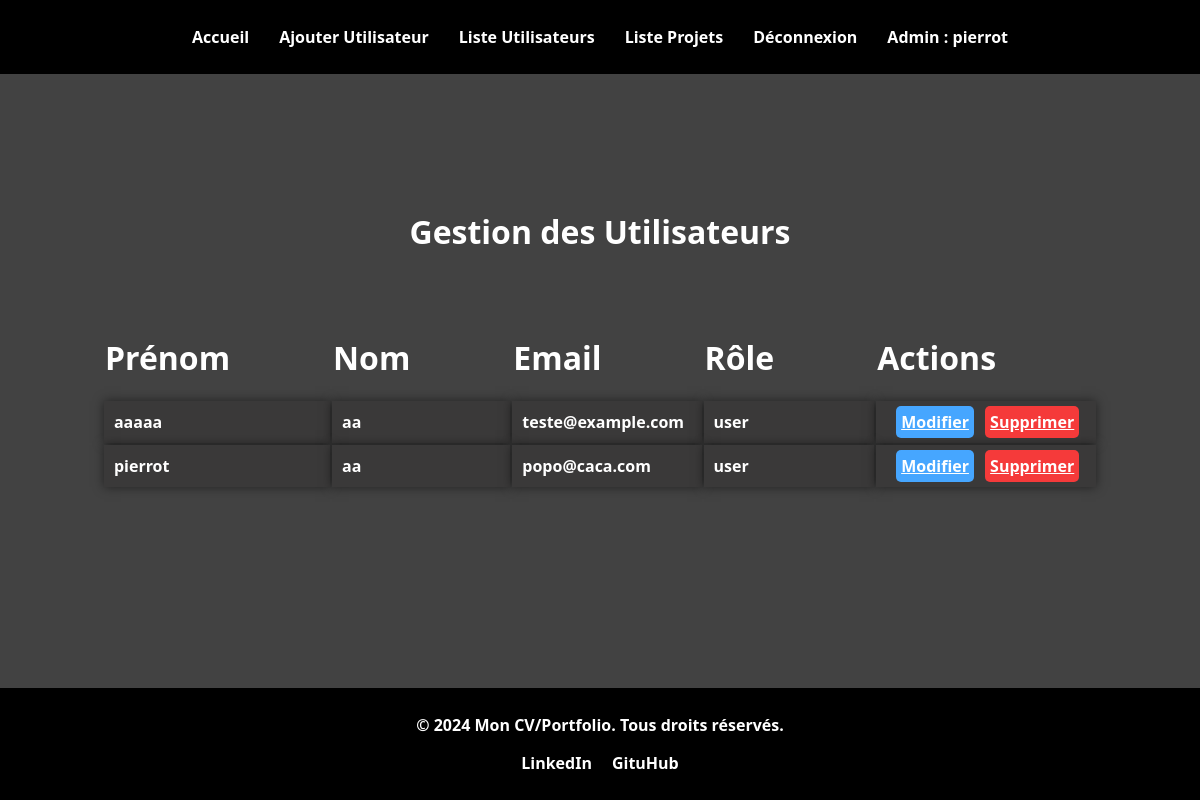
The page /admin/user_management.php (signed in) on the database its author committed.
### tables this page shows
CREATE TABLE `users` (
  `id` int(11) NOT NULL,
  `email` varchar(255) NOT NULL,
  `password` varchar(255) NOT NULL,
  `role` varchar(50) NOT NULL,
  `first_name` varchar(255) NOT NULL,
  `last_name` varchar(255) NOT NULL
);

### admin/user_management.php (the view, shortened to what this page needs)
<?php
include('../includes/db.php');
$user_id = $_SESSION['user_id'];
$query = "SELECT * FROM users WHERE id != $user_id";
$result = mysqli_query($conn, $query);
?>
<?php include('includes/admin_header.php'); ?>
<h2 class="h2-admin">Gestion des Utilisateurs</h2>
<table>
    <tr>
        <th>Prénom</th>
        <th>Nom</th>
        <th>Email</th>
        <th>Rôle</th>
        <th>Actions</th>
    </tr>
    <tbody>
    <?php
    if (mysqli_num_rows($result) > 0) {
        while ($user = mysqli_fetch_assoc($result)) {
            echo "<tr>
                    <td>{$user['first_name']}</td>
                    <td>{$user['last_name']}</td>
                    <td>{$user['email']}</td>
                    <td>{$user['role']}</td>
                    <td>
                        <a class='edit-button-admin' href='edit_user.php?id={$user['id']}'>Modifier</a>
                        <a class='delete-button-admin' href='delete_user.php?id={$user['id']}' onclick='return confirm(\"Êtes-vous sûr ?\");'>Supprimer</a>
                    </td>
                  </tr>";
        }
    } else {
        echo "<tr><td colspan='5'>Aucun utilisateur trouvé.</td></tr>";
    }
    ?>
    </tbody>
</table>
<?php include('../includes/footer.php'); ?>

### assets/css/home.css (style rules this page uses)
html, body { height: 100%; margin: 0; }
p, a, h1, h2, li { font-weight: bold; font-family: 'Segoe UI', Tahoma, Geneva, Verdana, sans-serif; color: #ffffff; }

### assets/css/admin.css (style rules this page uses)
.h2-admin { margin-top: -150px; margin-bottom: 80px; font-size: 200%; }
th { color: white; font-family: 'Segoe UI', Tahoma, Geneva, Verdana, sans-serif; font-weight: bold; font-size: 200%; padding-right: 100px; padding-bottom: 20px; }
td { color: white; font-family: 'Segoe UI', Tahoma, Geneva, Verdana, sans-serif; font-weight: bold; background-color: #3a3939; padding: 10px; box-shadow: 0 0 10px rgba(0, 0, 0, 0.5); }
.edit-button-admin { background-color: #46a6ff; color: white; font-weight: bold; font-size: 100%; padding: 5px; margin-left: 10px; border-radius: 5px; cursor: pointer; }
.delete-button-admin { background-color: #f53a3a; color: white; font-weight: bold; font-size: 100%; padding: 5px; margin-left: 7px; border-radius: 5px; cursor: pointer; }

### rows shown on the page
users: first_name "aaaaa", last_name "aa", email "teste@example.com", role "user"
users: first_name "pierrot", last_name "aa", email "popo@caca.com", role "user"

### other values the page prints
$_SESSION['first_name'] "pierrot"
